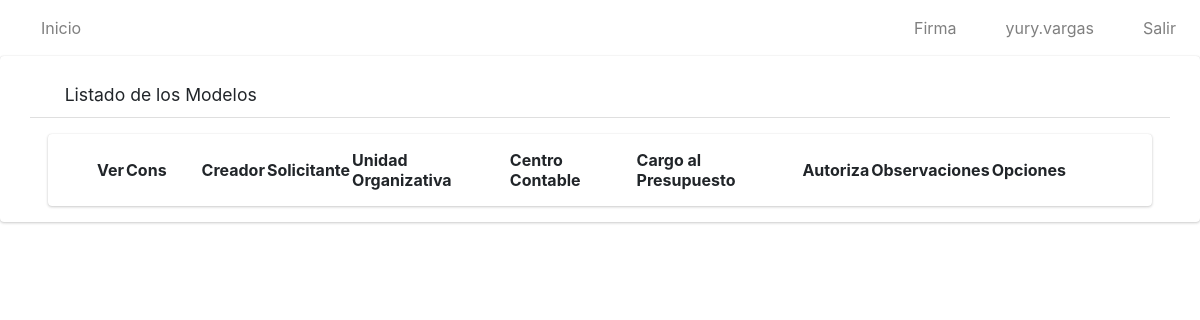
The page /listar/modelos/archivados/ (signed in) on the database as committed earlier.
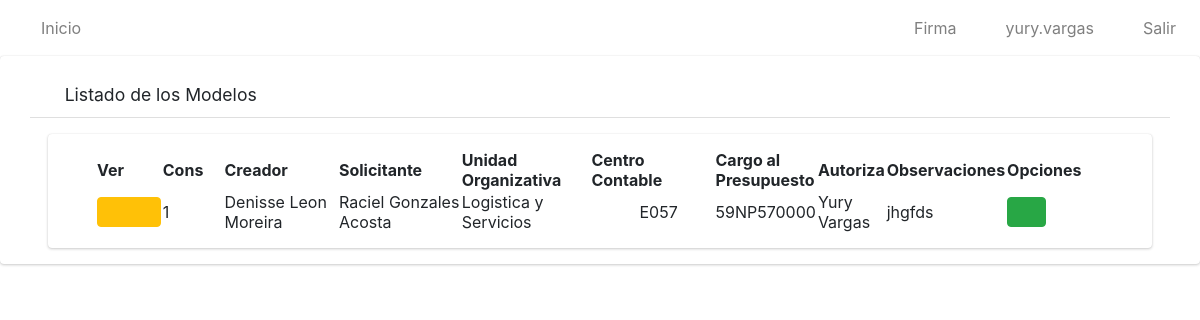
The same page on the database as committed later.
### app/models.py (models this page shows, shortened)
class Modelo(models.Model):
    nombre=models.CharField(max_length=50)
    solicitante=models.CharField(max_length=50)
    unidad_organizativa=models.CharField(max_length=100)
    c_contable=models.CharField(max_length=4)
    consec=models.IntegerField()
    solicitudes=models.ManyToManyField(Solicitud)
    parleg=models.CharField(max_length=20)
    autoriza=models.CharField(max_length=50)
    cargo_presupuesto=models.CharField(max_length=20)
    observaciones = models.CharField(max_length=500, blank=True, null=True)
    estado=models.CharField(max_length=10)
    cargo_autoriza=models.CharField(max_length=100)
    dependencia_autoriza=models.CharField(max_length=100)
    cargo_solicita=models.CharField(max_length=100)
    area_trabajo_solicita=models.CharField(max_length=100)

### app/views.py (the view)
# urls.py: path('listar/modelos/archivados/', ModeloArchivedListView.as_view(), name='listarModArch'),
class ModeloArchivedListView(ListView):
    model = Modelo
    template_name = 'modelos/listarArchivados.html'
    @method_decorator(login_required)
    def dispatch(self, request, *args, **kwargs):
        return super().dispatch(request,*args,** kwargs)
    def get_context_data(self, **kwargs):
        context = super().get_context_data(**kwargs)
        lista_solicitantes=[]
        modelos=Modelo.objects.all()
        pos=0
        context['title'] = "Listado de Solicitudes"
        context['solicitantes'] = lista_solicitantes
        context['object_list'] = Modelo.objects.all().filter(estado="archivado")
        return context

### app/templates/modelos/listarArchivados.html
{% extends 'base.html' %}
{% load static %}
{% block content %}
    <div class=" card card-default">
        <div class="card-header px-3 mb-3 mt-3 container">
            <h3 class="card-title">
            <i class="fas fa-search"></i>
                Listado de los Modelos
            </h3>
            </div>
        <div class="card card-body content-header mx-5 px-5">
            <table id="myTable" class="display" style="width: 100%;">
                <thead>
                    <tr>
                        <th>Ver</th>
                        <th style="width: 2cm">Cons</th>
                        <th>Creador</th>
                        <th>Solicitante</th>
                        <th>Unidad Organizativa</th>
                        <th>Centro Contable</th>
                        <th>Cargo al Presupuesto</th>
                        <th>Autoriza</th>
                        <th>Observaciones</th>
                        <th style="width: 3cm">Opciones</th>
                    </tr>
                </thead>
                <tbody>
                    {% for i in object_list %}
                    <tr>
                        <td style="width: 1cm"><a href="{% url 'solicitudModel' i.id%}" type="button" class="btn btn-warning">
                    <i class="fas fa-eye" style="width: 1cm"></i>
                </a></td>
                        <td style="width: 20px;">{{i.consec}}</td>
                        <td style="width: 150px;">{{i.nombre}}</td>
                        <td style="width: 150px;">{{i.solicitante}}</td>
                        <td style="width: 150px;">{{i.unidad_organizativa}}</td>
                        <td style="width: 150px;"><div class="pl-5">{{i.c_contable}}</div></td>
                        <td>{{i.cargo_presupuesto}}</td>
                        <td>{{i.autoriza}}</td>
                        <td>{{i.observaciones}}</td>
                        <td>
                {% if perms.app.view_modelo %}
                <a href="{% url 'modelo_pdf' i.id %}" type="button" class="btn btn-success">
                    <i class="fas fa-download"></i>
                </a>
                {% endif %}
                        </td>
                    </tr>
                    {% endfor %}
                </tbody>
            </table>
        </div>
    </div>
{% endblock %}

Rows that differ between the two databases and show on the page:
now on this page (row edited): Modelo: consec "1", nombre "Denisse Leon Moreira", solicitante "Raciel Gonzales Acosta", unidad_organizativa "Logistica y Servicios", c_contable "E057", cargo_presupuesto "59NP570000", autoriza "Yury Vargas", observaciones "jhgfds"
